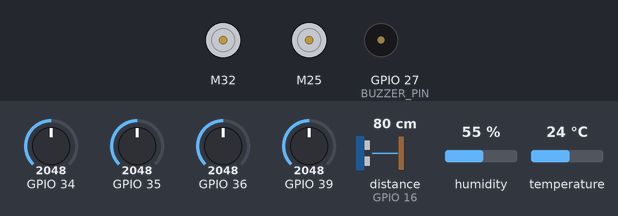
Bench run of a sketch on a simulated ESP32. Shown: 2 × DC motor (green arrow = forward, orange = backward, longer = faster), buzzer (waves = sounding). The inputs (shaded band) are chosen by the test bench; at power-on: GPIO 34 = 2048, GPIO 35 = 2048, GPIO 36 = 2048, GPIO 39 = 2048, distance to the obstacle (sensor on GPIO 16) 80 cm, humidity 55 %, temperature 24 °C. The echo pulse lasts 58.3 µs per cm; what the sketch prints to the serial monitor is not drawn.

Above: at 0.1 s.
At 2.3 s:
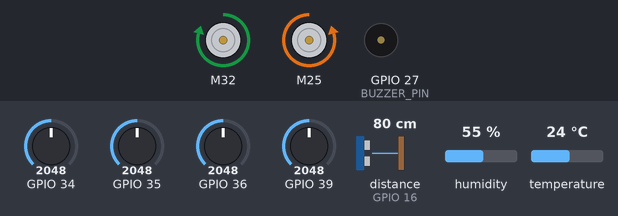
At 3.3 s:
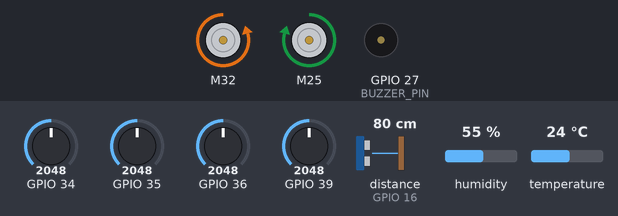
At 36.0 s:
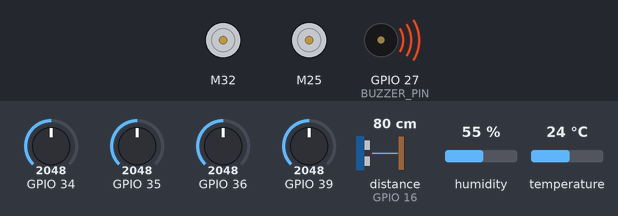
Timing chart, 0 to 37.5 s (numbered marks = the images above):
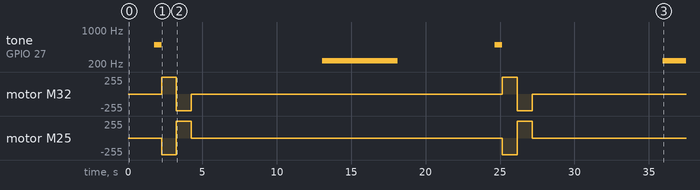

Measured:
- by itself, tone on GPIO 27 (BUZZER_PIN): plays 500 Hz for 0.50 s, 235 Hz for 5.1 s, 500 Hz for 0.50 s, 235 Hz for 4.0 s
- by itself, motor M32: stopped → forward 250/255 at 2.3 s, → backward 250/255 1.0 s later, → stopped 1.0 s later, → forward 250/255 20.9 s later, … (6 changes in this stretch)
- by itself, motor M25: stopped → backward 250/255 at 2.3 s, → forward 250/255 1.0 s later, → stopped 1.0 s later, → backward 250/255 20.9 s later, … (6 changes in this stretch)

The sketch:

TEST_COMPLETO.ino
```cpp
#include <Adafruit_NeoPixel.h>
#include <EasyBuzzer.h>
#include <TB6612_ESP32.h>
#include "Adafruit_SHT31.h"

#define PIXEL_PIN_1 15 // Digital IO pin connected to the NeoPixels.
#define PIXEL_PIN_2 13 // Digital IO pin connected to the NeoPixels.
#define PIXEL_COUNT 4  // Number of NeoPixels

//BUZZER
#define BUZZER_PIN 27

//ULTRASONICO
#define TRIGGER_PIN 17
#define ECHO_PIN 16
long duration; // variable for the duration of sound wave travel
int distance;  // variable for the distance measurement

//MOTOR1
#define AIN1 32
#define AIN2 33
#define PWMA 12

//MOTOR2
#define BIN1 25
#define BIN2 26
#define PWMB 14

const int offsetA = 1;
const int offsetB = -1;

Motor motor1 = Motor(AIN1, AIN2, PWMA, offsetA, 0, 5000, 8, 1);
Motor motor2 = Motor(BIN1, BIN2, PWMB, offsetB, 0, 5000, 8, 2);

Adafruit_NeoPixel neopixelLEDs1(PIXEL_COUNT, PIXEL_PIN_1, NEO_GRB + NEO_KHZ800);
Adafruit_NeoPixel neopixelLEDs2(PIXEL_COUNT, PIXEL_PIN_2, NEO_GRB + NEO_KHZ800);

Adafruit_SHT31 sht31 = Adafruit_SHT31();

void setup()
{
    Serial.begin(115200);
    Serial.println("Comenzando test");
    EasyBuzzer.setPin(BUZZER_PIN); //Initialize buzzer
    pinMode(BUZZER_PIN, OUTPUT);

    pinMode(TRIGGER_PIN, OUTPUT); // Sets the TRIGGER_PIN as an OUTPUT
    pinMode(ECHO_PIN, INPUT);     // Sets the ECHO_PIN as an INPUT

    Serial.begin(115200);
    if (!sht31.begin(0x44))
    {
        Serial.println("Couldn't find SHT31");
        while (1)
            delay(1);
    }
}

void loop()
{
    //Testing neopixels
    testNeoPixel();
    neopixelLEDs1.clear();
    neopixelLEDs1.show();
    delay(250);

    //Testing buzzer
    neopixelLEDs1.setPixelColor(0, neopixelLEDs1.Color(64, 0, 64));
    neopixelLEDs1.show();
    testBuzzer();
    neopixelLEDs1.clear();
    neopixelLEDs1.show();

    //Testing motors
    neopixelLEDs1.setPixelColor(1, neopixelLEDs1.Color(64, 0, 64));
    neopixelLEDs1.show();
    testMotores();
    neopixelLEDs1.clear();

    //Testing CNYs
    neopixelLEDs1.setPixelColor(2, neopixelLEDs1.Color(64, 0, 64));
    neopixelLEDs1.show();
    testCNY();
    neopixelLEDs1.clear();

    //Testing Ultrasonic
    neopixelLEDs1.setPixelColor(3, neopixelLEDs1.Color(64, 0, 64));
    neopixelLEDs1.show();
    testUltrasonico();
    neopixelLEDs1.clear();

    //Testing Ultrasonic
    neopixelLEDs1.setPixelColor(0, neopixelLEDs1.Color(64, 0, 64));
    neopixelLEDs1.setPixelColor(1, neopixelLEDs1.Color(64, 0, 64));
    neopixelLEDs1.setPixelColor(2, neopixelLEDs1.Color(64, 0, 64));
    neopixelLEDs1.setPixelColor(3, neopixelLEDs1.Color(64, 0, 64));
    neopixelLEDs1.show();
    testSHT31();
    neopixelLEDs1.clear();
}

void testNeoPixel()
{
    Serial.println("Test de Neopixel...");
    neopixelLEDs1.clear();
    neopixelLEDs2.clear();
    for (int i = 0; i < PIXEL_COUNT; i++)
    {
        neopixelLEDs1.setPixelColor(i, neopixelLEDs1.Color(0, 0, 50));
        neopixelLEDs2.setPixelColor(i, neopixelLEDs2.Color(0, 0, 50));
    }
    neopixelLEDs1.show();
    neopixelLEDs2.show();
    delay(500);

    neopixelLEDs1.clear();
    neopixelLEDs2.clear();
    for (int i = 0; i < PIXEL_COUNT; i++)
    {
        neopixelLEDs1.setPixelColor(i, neopixelLEDs1.Color(0, 50, 0));
        neopixelLEDs2.setPixelColor(i, neopixelLEDs2.Color(0, 50, 0));
    }
    neopixelLEDs1.show();
    neopixelLEDs2.show();
    delay(500);

    neopixelLEDs1.clear();
    neopixelLEDs2.clear();
    for (int i = 0; i < PIXEL_COUNT; i++)
    {
        neopixelLEDs1.setPixelColor(i, neopixelLEDs1.Color(50, 0, 0));
        neopixelLEDs2.setPixelColor(i, neopixelLEDs2.Color(50, 0, 0));
    }
    neopixelLEDs1.show();
    neopixelLEDs2.show();
    delay(500);
    neopixelLEDs1.clear();
    neopixelLEDs2.clear();
    neopixelLEDs1.show();
    neopixelLEDs2.show();
}

void testBuzzer()
{
    Serial.println("Test de Buzzer...");
    EasyBuzzer.beep(500); // Frequency in hertz(HZ).
    delay(500);
    EasyBuzzer.stopBeep();
}

void testMotores()
{
    Serial.println("Test de Motores...");
    Serial.println("front");
    forward(motor1, motor2, 250);
    delay(1000);
    brake(motor1, motor2);

    Serial.println("back");
    back(motor1, motor2, -250);
    delay(1000);
    brake(motor1, motor2);
}

void testCNY()
{
    Serial.println("Test CNY...");
    int cont = 0;
    int sensor0 = 0;
    int sensor1 = 0;
    int sensor2 = 0;
    int sensor3 = 0;

    while (cont < 800)
    {
        sensor0 = analogRead(36);
        Serial.print("Sensor0: ");
        Serial.println(sensor0);

        sensor1 = analogRead(34);
        Serial.print("Sensor1: ");
        Serial.println(sensor1);

        sensor2 = analogRead(39);
        Serial.print("Sensor2: ");
        Serial.println(sensor2);

        sensor3 = analogRead(35);
        Serial.print("Sensor3: ");
        Serial.println(sensor3);

        if (sensor0 < 1000)
        {
            neopixelLEDs2.setPixelColor(0, neopixelLEDs2.Color(64, 64, 0));
            neopixelLEDs2.show();
        }
        if (sensor1 < 1000)
        {
            neopixelLEDs2.setPixelColor(1, neopixelLEDs2.Color(64, 64, 0));
            neopixelLEDs2.show();
        }
        if (sensor2 < 1000)
        {
            neopixelLEDs2.setPixelColor(2, neopixelLEDs2.Color(64, 64, 0));
            neopixelLEDs2.show();
        }
        if (sensor3 < 1000)
        {
            neopixelLEDs2.setPixelColor(3, neopixelLEDs2.Color(64, 64, 0));
            neopixelLEDs2.show();
        }

        neopixelLEDs2.clear();
        neopixelLEDs2.show();
        cont++;
        delay(10);
    }
}

void testUltrasonico()
{
    Serial.println("Test Ultrasonico...");
    int cont = 0;
    while (cont < 200)
    {
        // Clears the TRIGGER_PIN condition
        digitalWrite(TRIGGER_PIN, LOW);
        delayMicroseconds(2);
        // Sets the TRIGGER_PIN HIGH (ACTIVE) for 10 microseconds
        digitalWrite(TRIGGER_PIN, HIGH);
        delayMicroseconds(10);
        digitalWrite(TRIGGER_PIN, LOW);
        // Reads the ECHO_PIN, returns the sound wave travel time in microseconds
        duration = pulseIn(ECHO_PIN, HIGH);
        // Calculating the distance
        distance = duration * 0.034 / 2; // Speed of sound wave divided by 2 (go and back)
        // Displays the distance on the Serial Monitor
        Serial.print("Distance: ");
        Serial.print(distance);
        Serial.println(" cm");

        int beep = map(distance, 2, 400, 100, 800);
        EasyBuzzer.beep(beep);
        delay(20);
        cont++;
    }
    EasyBuzzer.stopBeep();
}

void testSHT31()
{
    //para temperatura enciende color rojo
    //para humedad enciende color azul
    float t = sht31.readTemperature();
    float h = sht31.readHumidity();

    float t_map = 0;
    float h_map = 0;

    int cont = 0;

    neopixelLEDs2.clear();
    neopixelLEDs2.show();

    while (cont < 400)
    {
        if (!isnan(t))
        {
            t_map = map(t, 10, 40, 20, 100);
            Serial.print("Temp *C = ");
            Serial.println(t);
            neopixelLEDs2.clear();
            for (int i = 0; i < PIXEL_COUNT; i++)
            {
                neopixelLEDs2.setPixelColor(i, neopixelLEDs2.Color(t_map, 0, 0));
            }
            neopixelLEDs2.show();
            neopixelLEDs2.clear();
            neopixelLEDs2.show();
        }
        else
        {
            Serial.println("Failed to read temperature");
        }
        cont++;
        delay(10);
    }

    neopixelLEDs2.clear();
    neopixelLEDs2.show();
    cont = 0;

    while (cont < 400)
    {
        if (!isnan(h))
        {
            h_map = map(h, 10, 40, 20, 100);
            Serial.print("Hum. % = ");
            Serial.println(h);
            neopixelLEDs2.clear();
            for (int i = 0; i < PIXEL_COUNT; i++)
            {
                neopixelLEDs2.setPixelColor(i, neopixelLEDs2.Color(0, 0, h_map));
            }
            neopixelLEDs2.show();
            neopixelLEDs2.clear();
            neopixelLEDs2.show();
        }
        else
        {
            Serial.println("Failed to read humidity");
        }
        cont++;
    }
}
```
